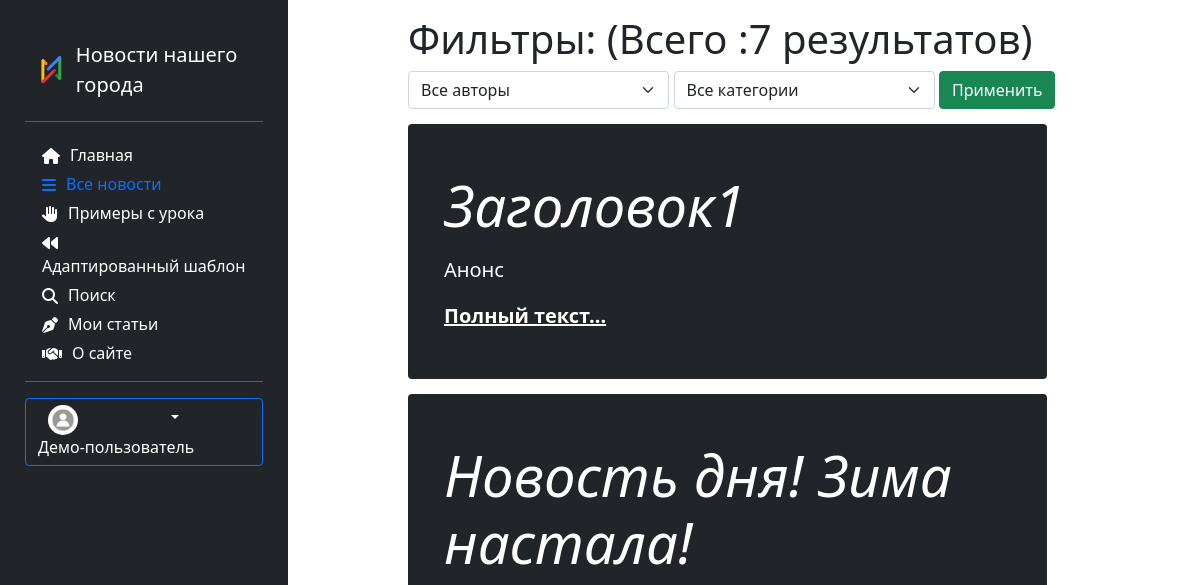
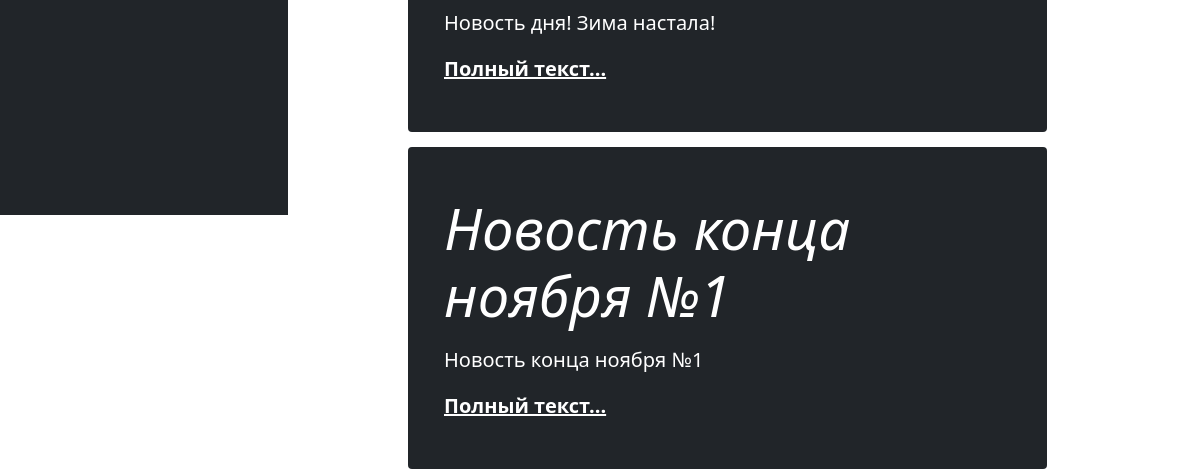
Page /news/show (upper part) on the earlier database version (2 pictures, top to bottom).
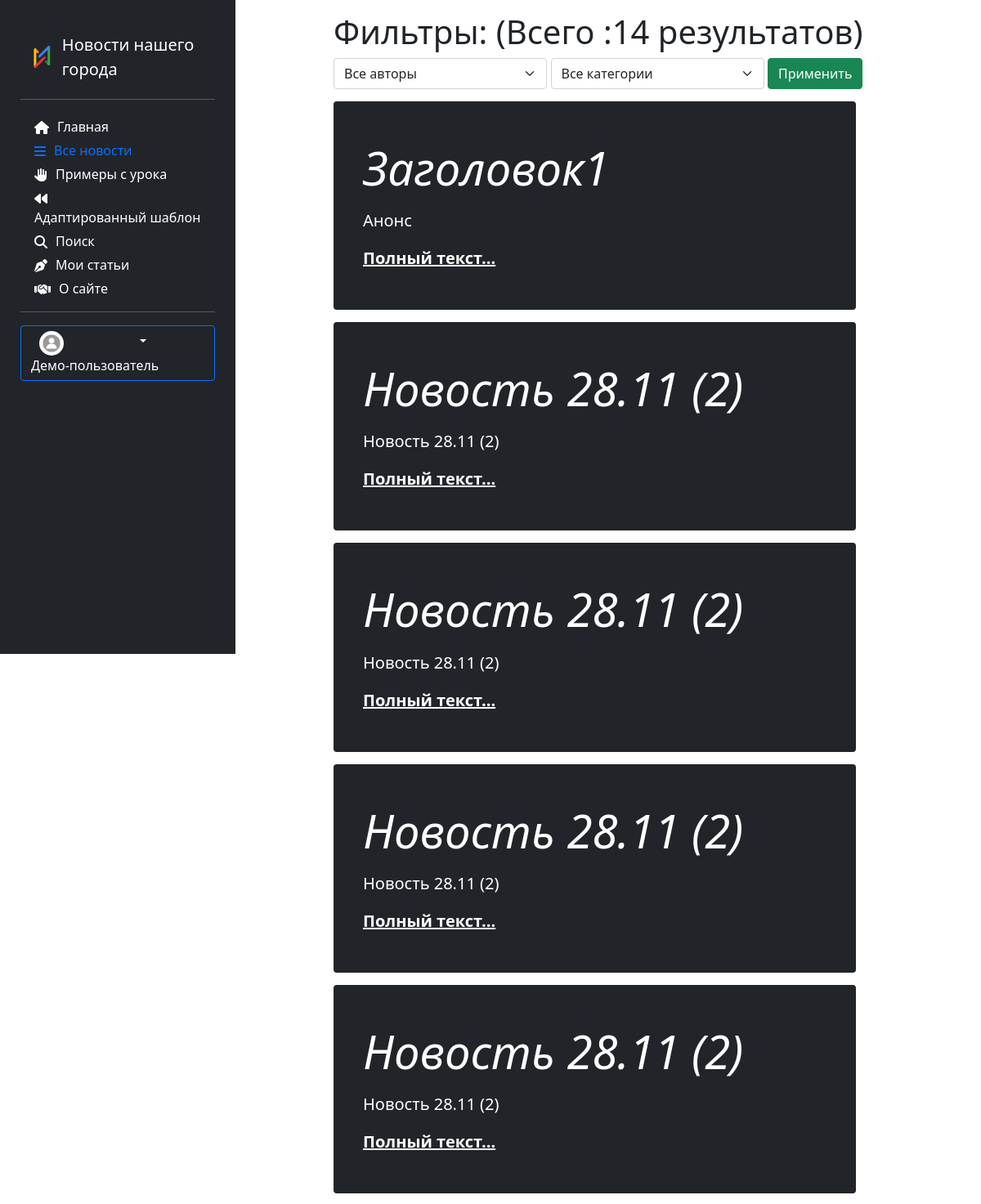
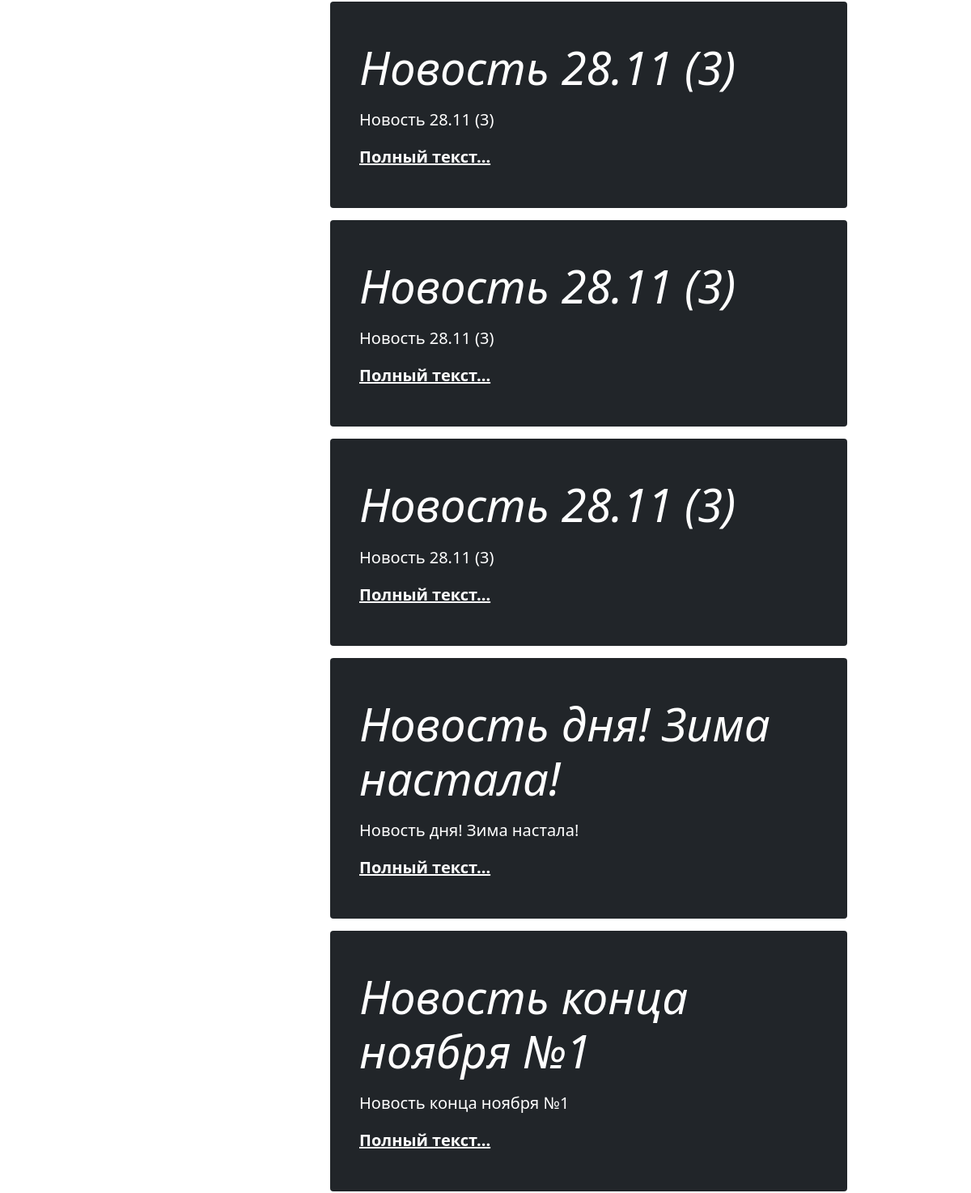
Same page on the later database version (2 pictures, top to bottom).
### news/models.py (models this page shows, shortened)
class Article(models.Model):
    categories = (('E','Economics'),
                  ('S','Science'),
                  ('IT','IT'))
    author = models.ForeignKey(User, on_delete=models.SET_NULL, null=True)
    title = models.CharField('Название',max_length=50,default='')
    anouncement = models.TextField('Аннотация',max_length=250)
    text = models.TextField('Текст новости')
    date = models.DateTimeField('Дата публикации',auto_now=True)
    category = models.CharField(choices=categories, max_length=20,verbose_name='Категории')
    tags = models.ManyToManyField(to=Tag, blank=True)
    slug = models.SlugField()
    objects = models.Manager()
    published = PublishedToday()
    class Meta:
        ordering = ['title','date']
        verbose_name= 'Новость'
        verbose_name_plural='Новости'

### news/views.py (the view)
# urls.py: path('', views.index, name='demo'),
def index(request):
    categories = Article.categories #создали перечень категорий
    author_list = User.objects.all() #создали перечень авторов
    if request.method == "POST":
        selected_author = int(request.POST.get('author_filter'))
        selected_category = int(request.POST.get('category_filter'))
        if selected_author == 0: #выбраны все авторы
            articles = Article.objects.all()
        else:
            articles = Article.objects.filter(author=selected_author)
        if selected_category != 0: #фильтруем найденные по авторам результаты по категориям
            articles = articles.filter(category__icontains=categories[selected_category-1][0])
    else: #если страница открывется впервые
        selected_author = 0
        selected_category = 0
        articles = Article.objects.all()
    context = {'articles': articles, 'author_list':author_list, 'selected_author':selected_author,
               'categories':categories,'selected_category': selected_category}
    return render(request,'news/news_list.html',context)

### news/templates/news/news_list.html (shortened to what this page needs)
{% extends 'main/base_template.html' %}
{% load static %}
{% load bootstrap5 %}
{% block content %}
<div class="content_center">
    <div class="row">
        <label><h1> Фильтры: (Всего :{{ articles|length }} результатов) </h1>
            <form method="post">
                        <div class="form-group col-11">
                            <select class="form-select" name="author_filter" style="width:40%">
                                <option value="0">Все авторы</option>
                            </select>
                            <select class="form-select" name="category_filter" style="width:40%">
                                <option value="0">Все категории</option>
                            </select>
                            <input type="submit" class="btn btn-success" value="Применить">
                        </div>
            </form>
        </label>
    </div>
    <div class="row">
        {% for article in articles %}
            <div class="single_news">
            <div class="p-4 p-md-5 text-white rounded bg-dark">
                <div class="row">
                    <div class="col-md-{% if article.image_set.all %}6{% else %}12 {% endif %} px-0">
                        <h1 class="display-4 fst-italic"> {{ article.title }}</h1>
                        <p class="lead my-3">{{ article.anouncement }}</p>
                        <p class="lead mb-0"><a href="{% url 'news_detail' article.pk %}" class="text-white fw-bold">Полный текст...
                        </a>
                        </p>
                    </div>
                </div>
            </div>
        </div>
        {% endfor %}
    </div>
</div>
{% endblock %}

### main/templates/main/base_template.html (shortened to what this page needs)
<!DOCTYPE html>
{% load static %}
{% load bootstrap5 %}
<html lang="ru">
<head>
    <link rel="stylesheet" href="{% static 'main/css/style.css' %}">
    {% bootstrap_css %}
</head>
<body>
<div class="row">
    <div class="col-4">
        <div class="sticky-top">
            {% block sidebar %} {% include 'main/sidebar.html' %} {% endblock %}
        </div>
    </div>
    <div class="col-8">
    {% block content %}{% endblock %}
    </div>
</div>
</body>
</html>

### main/templates/main/sidebar.html (shortened to what this page needs)
{% load bootstrap5 %}
{% load static %}
{% bootstrap_css %}
<link rel="stylesheet" href="{% static 'main/css/style.css' %}">
<link href="https://cdn.jsdelivr.net/npm/bootstrap@5.0.0/dist/css/bootstrap.min.css" rel="stylesheet" >
    <aside>
            <a href="/" class="d-flex align-items-center mb-3 mb-md-0 me-md-auto text-white text-decoration-none">
              <img  src="{% static 'main' %}/img/News_icon.png" width="40" height="50">
              <span class="fs-5 d-none d-lg-block responsive-title">Новости нашего города</span>
            </a>
            <hr>
            <ul class="nav nav-pills flex-column mb-auto">
              <li class="nav-item">
                  <a href="{% url 'home' %}" {% if request.path == '/' %} class="link-active" aria-current="page" {% endif %}>
                      <i class="fa fa-house menu-icon {% if request.path  == '/' %} link-active {% endif %}" ></i>
                      <div class="d-none d-lg-block">Главная</div>
                  </a>
              </li>
              <li class="nav-item">
                <a href="{% url 'news_index' %}" {% if request.resolver_match.view_name == 'news_index' %} class="link-active" aria-current="page" {% endif %}>
                    <i class="fa fa-bars menu-icon"></i> <div class="d-none d-lg-block">Все новости</div>
                </a>
              </li>
                <li class="nav-item">
                  <a href="/examples/" {% if request.path  == '/examples/' %} class="link-active" aria-current="page" {% endif %}>
                        <i class="fa fa-hand menu-icon"></i>  <div class="d-none d-lg-block"> Примеры с урока</div>
                    </a>
              </li>
            <li>
                <a href="/home/" {% if request.path  == '/home/' %} class="link-active" aria-current="page" {% endif %}>
                    <i class="fa fa-backward menu-icon""></i>  <div class="d-none d-lg-block">Адаптированный шаблон </div>
                </a>
              </li>
              <li>
                <a href="#" {% if request.path  == '/search/' %} class="link-active" aria-current="page" {% endif %}>
                    <i class="fa fa-magnifying-glass menu-icon"></i>   <div class="d-none d-lg-block"> Поиск</div>
                </a>
              </li>
              <li>
                <a href="#" {% if request.path  == '/myarticles/' %} class="link-active" aria-current="page" {% endif %}>
                    <i class="fa fa-pen-nib menu-icon"></i>  <div class="d-none d-lg-block"> Мои статьи</div>
                </a>
              </li>
              <li>
                <a href="#" {% if request.path  == '/about/' %} class="link-active" aria-current="page" {% endif %}>
                  <i class="fa fa-handshake menu-icon"></i>  <div class="d-none d-lg-block"> О сайте</div>
                </a>
              </li>
            </ul>
            <hr>
            <div class="dropdown" >
              <button class="btn btn-primary dropdown-toggle" type="button" id="dropdownMenuButton1" data-bs-toggle="dropdown" aria-expanded="false" style="background:#212529;">
                <img src="{% static 'main' %}/img/default.jpg" alt="" width="25" height="25" class="rounded-circle me-2">
                  <div class="d-none d-lg-block">Демо-пользователь</div>
              </button>
            </div>
    </aside>

### main/static/main/css/style.css (style rules this page uses)
body { background-color:#FFFFFF; }
aside { float: left; background: #212529; width: 25%; padding: 1%; height: 100vh; color: white; }
a { text-decoration:none; color:white; }
aside img { padding: 0px 10px; width: auto; height: 30px; float: left; border-radius:5%; }
aside { padding: 35px 25px; background: #212529; width: 75%; }
aside a { color: #FFFFFF; outline: none; text-decoration: none; padding: 5px 1px; }
aside li { padding: 5px 17px 0; }
body .single_news { margin-top:15px; float: left; width: 90%; }
.content_center { margin-top:15px; float: left; width: 90%; }
.link-active { color: #0D6EFD; }
.d-lg-block { float: inline-start; white-space:nowrap; border-right: none; overflow-x:auto; }
.menu-icon { float: inline-start; padding: 5px 10px 0 0; border-right: 5px; }
@media (max-width: 1339.98px) { .responsive-title { white-space:normal; } }
.form-group select { display: inline-block; width: auto; vertical-align: middle; }

Differences in the rows shown:
added Article: title "Новость 28.11 (2)", anouncement "Новость 28.11 (2)"
added Article: title "Новость 28.11 (2)", anouncement "Новость 28.11 (2)"
added Article: title "Новость 28.11 (2)", anouncement "Новость 28.11 (2)"
added Article: title "Новость 28.11 (2)", anouncement "Новость 28.11 (2)"
added Article: title "Новость 28.11 (3)", anouncement "Новость 28.11 (3)"
added Article: title "Новость 28.11 (3)", anouncement "Новость 28.11 (3)"
added Article: title "Новость 28.11 (3)", anouncement "Новость 28.11 (3)"
Other differences:
{{ articles|length }}: "7" → "14"
